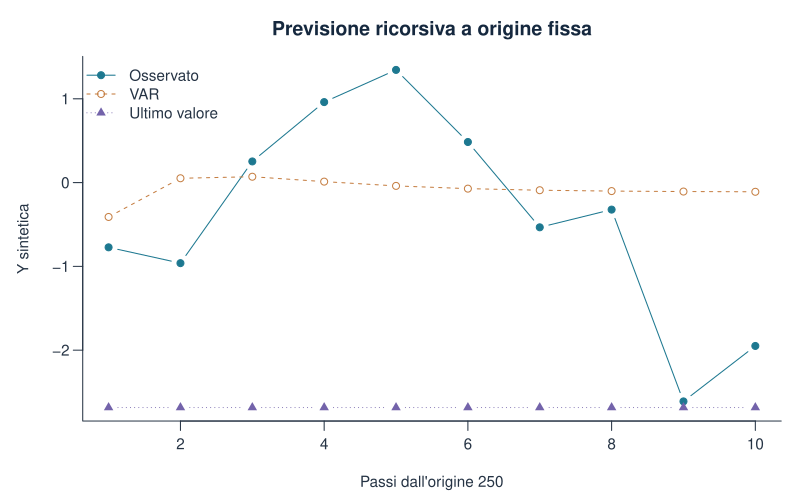

Generate this figure with R:
stile_grafico()
matplot(1:h,cbind(obs[,2],prev[,2],base[,2]),type="b",pch=c(19,1,17),lty=c(1,2,3),
  col=palette_geo[1:3],xlab="Passi dall'origine 250",ylab="Y sintetica",
  main="Previsione ricorsiva a origine fissa")
legend("topleft",c("Osservato","VAR","Ultimo valore"),col=palette_geo[1:3],
  pch=c(19,1,17),lty=c(1,2,3),bty="n")
write.csv(data.frame(passo=251:260,X_osservata=obs[,1],Y_osservata=obs[,2],
  X_prevista=prev[,1],Y_prevista=prev[,2]),percorso_risultati("previsioni_VAR.csv"),row.names=FALSE)
